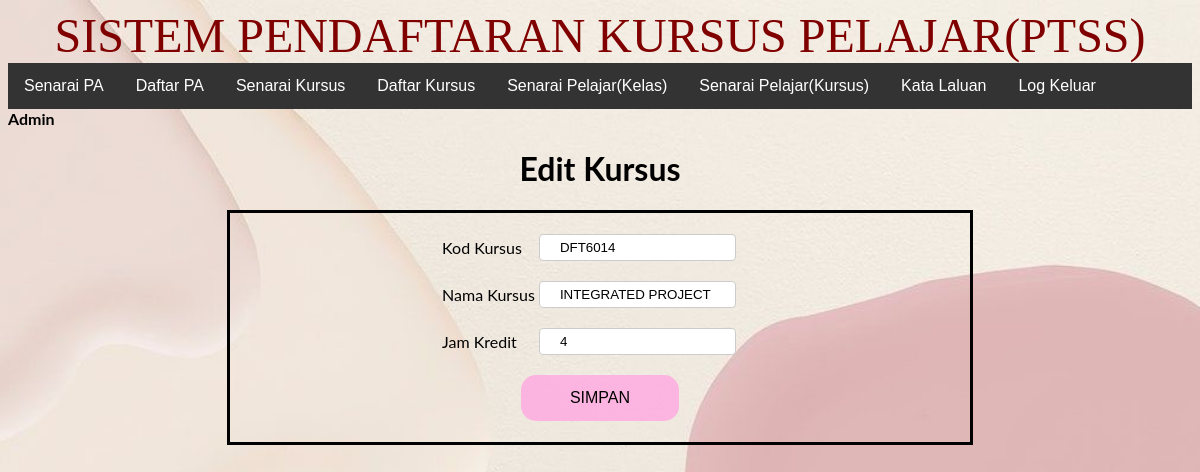
/pendaftaran/admin/index.php?daftar=editkursus&idkursus=6 (signed in), run on the app's committed database.
### tables this page shows
CREATE TABLE `kursus` (
  `idkursus` int(11) NOT NULL,
  `kodkursus` varchar(50) NOT NULL,
  `namakursus` varchar(250) NOT NULL,
  `jamkredit` float NOT NULL
);

### pendaftaran/admin/editkursus.php (the view, shortened to what this page needs)
<?php
$idkursus = $_GET['idkursus'];
$sql = "SELECT kodkursus, namakursus, jamkredit FROM kursus WHERE idkursus = ?";
$stmt = $conn->prepare($sql);
$stmt->bind_param('i', $idkursus);
$stmt->execute();
$stmt->store_result();
$stmt->bind_result($kodkursus, $namakursus, $jamkredit);
?>
<h1>Edit Kursus</h1>
<form action="edit-simpan-kursus.php" method="post">
    <table>
        <tr>
            <td>Kod Kursus</td>
            <td><input type="text" name="kodkursus" value="<?php echo $kodkursus; ?>"></td>
        </tr>
        <tr>
            <td>Nama Kursus</td>
            <td><input type="text" name="namakursus" value="<?php echo $namakursus; ?>"></td>
        </tr>
        <tr>
            <td>Jam Kredit</td>
            <td><input type="text" name="jamkredit" value="<?php echo $jamkredit; ?>"></td>
        </tr>
        <tr>
            <td colspan="2" align="center">
            <button type="submit">SIMPAN</button>
            </td>
        </tr>
    </table>
</form>

### pendaftaran/register.css (style rules this page uses)
body { font-family: 'Lato', sans-serif; background-image: url('color.jpg'); background-repeat: no-repeat; background-attachment: fixed; background-size: cover; }
form { border-style: solid; width: 60%; padding: 10px 15px; margin: 8px 0; }
input[type=number],input[type=text], input[type=password] { width: 90%; padding: 5px 20px; margin: 8px 0; display: inline-block; border: 1px solid #ccc; border-radius: 4px; box-sizing: border-box; }
button { background-color: #ffa3e0c2; font-size: 16px; color: rgb(0, 0, 0); padding: 14px 20px; margin: 8px 0; border: none; cursor: pointer; width: 50%; border-radius: 15px; }

### data on the page
kursus: kodkursus "DFT6014", namakursus "INTEGRATED PROJECT", jamkredit "4"
